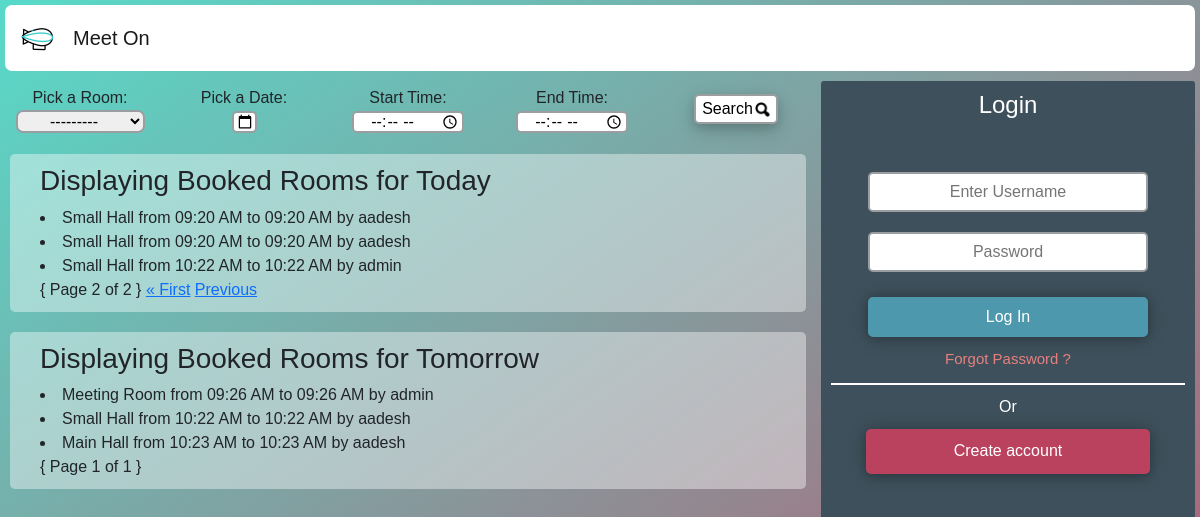
Screenshot of /?page=2 with the database file from the repository.
### app/models.py (models this page shows, shortened)
class Room_Name(models.Model):
    room_Name = models.CharField(max_length=122)
    def __str__(self):
        return self.room_Name

class Room(models.Model):
    room_Name = models.ForeignKey(Room_Name, on_delete=models.CASCADE)
    room_book_date = models.DateField()
    meeting_start_time = models.TimeField()
    meeting_end_time = models.TimeField()
    room_booked_by_user = models.ForeignKey(User, on_delete=models.CASCADE)
    grant_meeting = models.BooleanField(default = False)

### app/views.py (the view)
# urls.py: path('', views.Index, name='index'),
def Index(request):
    room = RoomForm()
    today = datetime.today()
    tomorrow = datetime.today() + timedelta(days=1)
    bookedrooms = (Room.objects.all().filter(room_book_date = today) & Room.objects.filter(grant_meeting=True))
    bookedroomsTomorrow = (Room.objects.all().filter(room_book_date = tomorrow) & Room.objects.filter(grant_meeting=True))
    bookedroomsAfterTomorrow = (Room.objects.all().exclude(room_book_date = today) & Room.objects.all().exclude(room_book_date = tomorrow) & Room.objects.filter(grant_meeting=True))
    todayBookedRoomsPaginator = Paginator(bookedrooms, 5)
    tomorrowBookedRoomsPaginator = Paginator(bookedroomsTomorrow, 5)
    afterTomorrowBookedRoomsPaginator = Paginator(bookedroomsAfterTomorrow, 5)
    page = request.GET.get('page')
    pageTomorrow = request.GET.get('pageTomorrow')
    todayRoomPage = todayBookedRoomsPaginator.get_page(page)
    tomorrowRoomPage = tomorrowBookedRoomsPaginator.get_page(pageTomorrow)
    afterTomorrowRoom = afterTomorrowBookedRoomsPaginator.get_page(page)
    context = {'room':room, 'bookedrooms':bookedrooms,'bookedroomsTomorrow':bookedroomsTomorrow,'todayRoomPage':todayRoomPage, 'tomorrowRoomPage':tomorrowRoomPage}
    if request.user.is_authenticated:
        return redirect('dashboard')
    else:
        return render(request, 'index.html', context)

### app/forms.py
class RoomForm(ModelForm):
    class Meta:
        model = Room
        fields = ['room_Name','meeting_start_time','room_book_date','meeting_end_time']

### templates/index.html (shortened to what this page needs)
{% extends 'navbar.html' %}
{% block body %}
{% load static %}
<div class="subContainer">
  <div class="viewArea">
    <div class="col">
      <form action="Status" method="POST" class='SearchForm'>
        <div class="d-inline">
          {% if availability %}
          <h2>{{ roomName }} is Available<h2>
          {% else %}
          <div class="row">
            <div class="col">
              <label>Pick a Room:</label>
          <label for="roomName" name='roomName'>{{ room.room_Name }}</label>
            </div>
            <div class="col">
              <label for="datePicker">Pick a Date:</label><br>
              <input type="date" id="datePicker" name="datePicker" required>
            </div>
            <div class="col">
              <label for="appt">Start Time:</label>
          <input type="time" id="startTime" name="startTime" required>
            </div>
            <div class="col">
              <label for="appt">End Time:</label>
          <input type="time" id="endTime" name="endTime" required>
            </div>
            <div class="col mt-2">
              <button type='Submit' id='SearchBtn'>Search<img src="{%static 'searchbtn.png'%}" alt="search" width="15" height="15" style="margin-left:2px;"></button>
            </div>
          </div>
          {% endif %}
      </form>
    </div>
  <div class="col02">
    <div class="roomDisplay">
    {% if availability %}
      {% else %}
        {% if bookedrooms %}
        <h3>Displaying Booked Rooms for Today</h3>
        {% for i in todayRoomPage %}
        <li>{{ i.room_Name }} from {{i.meeting_start_time|date:"h:i A"}} to {{i.meeting_end_time|date:"h:i A"}} by {{i.room_booked_by_user}}</li>
        {% endfor %}
        { Page {{todayRoomPage.number}} of {{todayRoomPage.paginator.num_pages}} }
        {% if todayRoomPage.has_previous %}
        <a href="?page=1">&laquo First</a>
        <a href="?page={{todayRoomPage.previous_page_number}}">Previous</a>
        {% endif %}
        {% else %}
        <h3 style='text-align:left;'>No Bookings For Today</h3>
        {% endif %}
    </div>
    <div class="roomDisplay">
        {% if bookedroomsTomorrow %}
        <h3>Displaying Booked Rooms for Tomorrow</h3>
        {% for i in tomorrowRoomPage %}
        <li>{{ i.room_Name }} from {{i.meeting_start_time|date:"h:i A"}} to {{i.meeting_end_time|date:"h:i A"}} by {{i.room_booked_by_user}}</li>
        {% endfor %}
        { Page {{tomorrowRoomPage.number}} of {{tomorrowRoomPage.paginator.num_pages}} }
        {% else %}
        <h3 style='text-align:left;'>No Bookings For Tomorrow</h3>
        {% endif %}
        {% endif %}
      </div>
    </div>
  </div>
</div>
  <div class="loginArea">
    <form action="/Login" method="POST">
        <div class="loginHeader">
          <h4 style="color:white;">Login</h4>
        </div>
        <div class="inputField">
          <div class="userNameInput">
            <input type="text" id="username" placeholder="Enter Username" style="text-align: center" name="username"
              />
          </div>
          <div class="userPasswordInput">
            <input type="password" id="password" style="text-align: center" placeholder="Password" name="password"
              />
          </div>
          <div class="LoginButton">
            <button type='Submit' id="Loginbtn" style="color:white;">Log In</button>
          </div>
          <div class="forgotPassLink">
          <a href="{% url 'password_reset' %}" id="resetPasswordLink">Forgot Password ?</a>
        </div>
      </div>
    </form>
    <div class="line"></div>
      <div class="orText">Or</div>
        <button type="button" id="newAccountBtn" data-bs-toggle="modal" data-bs-target="#SignUpModal">Create account
        </button>
  </div>
{% endblock body %}

### static/css.css (style rules this page uses)
body { font-family: 'Trebuchet MS', 'Lucida Sans Unicode', 'Lucida Grande', 'Lucida Sans', Arial, sans-serif; background-image: linear-gradient(145deg, #57dac9 , #be4d68) !important; }
select { border-radius: 7px; text-align: center; border: 2px solid #9b9ea0; }
.SearchForm { text-align: center; }
input { border-radius: 5px; width: 80%; height: 40px; border: 2px solid #9b9ea0; }
form { display: inline; }
label { text-align: center; font-size: medium; }
.subContainer { display: grid; grid-template-columns: 68% 32%; }
.viewArea { text-align: center; padding: 10px; height: 100vh; }
.loginArea { margin: 5px; border-radius: 3px; text-align: center; background-color: #3E505B; padding: 10px; }
.userNameInput { margin-top: 20px; }
.userPasswordInput { margin-top: 20px; }
.LoginButton { margin-top: 10px; }
#Loginbtn { margin-top: 15px; width: 80%; height: 40px; border: #FFFFFF; border-radius: 5px; background-color: #4e98ad; box-shadow: 0 1px 8px 0 rgba(0, 0, 0, 0.2), 0 1px 20px 0 rgba(0, 0, 0, 0.19); }
.inputField { border-radius: 5px; margin-top: 30px; padding: 2px; }
#newAccountBtn { color: white; border: none; width: 80%; height: 45px; margin-top: 10px; background-color: #bb425e; border-radius: 5px; box-shadow: 0 2px 8px 0 rgba(0, 0, 0, 0.2), 0 1px 20px 0 rgba(0, 0, 0, 0.19); }
.line { position: relative; height: 2px; background-color: #ffffff; }
#datePicker { text-align: center; width:25px; height:22px; }
#endTime, #startTime { text-align: center; height:22px; }
.roomDisplay { border-radius: 5px; text-align: left; padding: 10px 30px; margin-top: 20px; background-color: rgba(255, 255, 255, 0.4); opacity: 1; }
#resetPasswordLink { color:#e6817f; font-size: 15px; text-decoration: none; }
.forgotPassLink { margin: 10px; }
.orText { color: white; margin-top: 10px; }
#SearchBtn { vertical-align: middle; border: 2px solid #9b9ea0; border-radius: 5px; background-color: #fff; color: black; box-shadow: 0 4px 8px 0 rgba(0, 0, 0, 0.1), 0 6px 20px 0 rgba(0, 0, 0, 0.19); }

### rows the page displays
Room_Name: room_Name "---------"
Room: room_Name "Small Hall", meeting_start_time "09:20 AM", meeting_end_time "09:20 AM", room_booked_by_user "aadesh"
Room: room_Name "Small Hall", meeting_start_time "09:20 AM", meeting_end_time "09:20 AM", room_booked_by_user "aadesh"
Room: room_Name "Small Hall", meeting_start_time "10:22 AM", meeting_end_time "10:22 AM", room_booked_by_user "admin"
Room: room_Name "Meeting Room", meeting_start_time "09:26 AM", meeting_end_time "09:26 AM", room_booked_by_user "admin"
Room: room_Name "Small Hall", meeting_start_time "10:22 AM", meeting_end_time "10:22 AM", room_booked_by_user "aadesh"
Room: room_Name "Main Hall", meeting_start_time "10:23 AM", meeting_end_time "10:23 AM", room_booked_by_user "aadesh"

### other values shown
{{ todayRoomPage.number }} "2"
{{ todayRoomPage.paginator.num_pages }} "2"
{{ tomorrowRoomPage.number }} "1"
{{ tomorrowRoomPage.paginator.num_pages }} "1"
